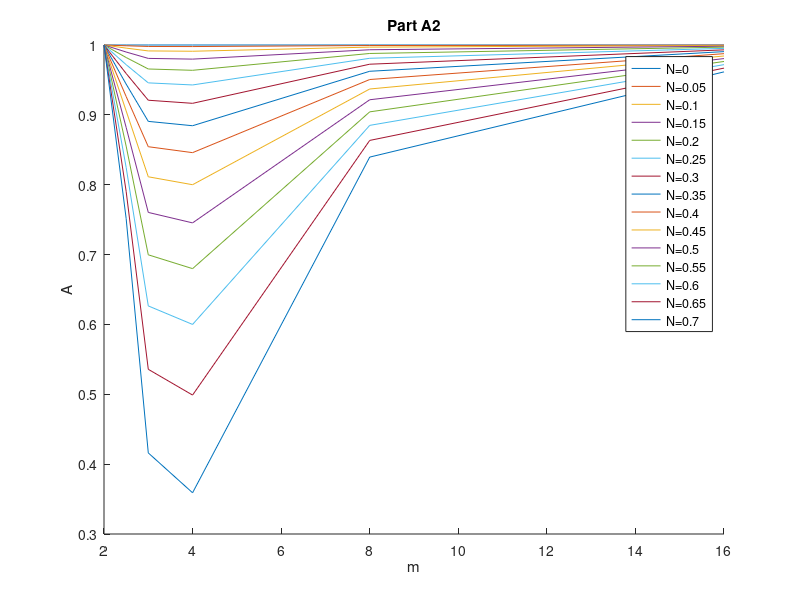

The MATLAB script that drew this image: (Note: this script raises an error after producing the figure.)
clear all
close all
%% Part A1
% finding the maximum value of the denominator
x = linspace(0,2*pi,360);
f = 8.*sin(x) - sin(2*x);
[M, I] = max(f);

%% Part B3 - not working
a = cos(2.*x);
b = sin(x);
c = sin(3.*x);
[Ma, Ia] = max(a);
[Mb, Ib] = max(b);
[Mc, Ic] = max(c);

d = a+b+c;
[Md, Id] = max(d);
e = cos(2*2.6924);
% print(e)
% print(sin(2.6924))
% print(sin(3*2.6924))

%% Part A2
Cr = 0:0.05:0.73;
legendCell = cellstr(num2str(Cr', 'N=%-d'));

m = [2, 2.5, 3, 4, 8, 16];
A_matrix = zeros(length(Cr),length(m));

for i = 1:length(Cr)
    A = sqrt((-(Cr(i)^2)/36).*(8.*sin(2*pi./m) - sin(2*2*pi./m)).^2 + 1);
    A_matrix(i,:) = A; 
end


hold on
for j=1:length(Cr)
    plot(m,A_matrix(j,:))
    xlabel('m');
    ylabel('A');
    legend(legendCell);
    title('Part A2')
end

%% Part B3 WRONG
I = 1/16;
II = (sin(x).^2)/4;
III = (sin(x).^4)/3;
IV = (151/224).*(sin(x).^2);
V = (89/56).*(sin(x).^4);
VI = (16/576).*(sin(x).^6);

f2 = sqrt((I+II+III)/(IV+V+VI));
[M2, I2] = max(f2);

%% Part B3 take 2

f3 = sqrt(3./(sin(x).^2));
[M3, I3] = min(f3);

%% Part B5
% Plot A(k) vs Cr (range 0-3) for various 
% wavelengths: L = 2?x, 2.5?x, 3?x, 4?x, 5?x, 10?x, 20?x

Cr = 0:3:0.5;
delx =  1;
m = [2, 2.5, 3, 4, 5, 10, 20];
%L = [2*delx, 2.5*delx, 3*delx, 4*delx, 5*delx, 10*delx, 20*delx];

A_matrix = zeros(length(m),length(Cr));
for i = 1:length(m)
    m = m(i);
    L = m.*delx;
    A = 1 - ((Cr.^4)/12).*(sin(k*delx))^4 + ((Cr.^6)/36).*(sin(k*delx))^6;
    A_matrix(i,:) = A;
end


